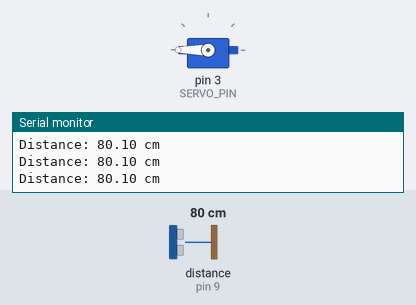
Bench run of a sketch on a simulated Arduino Uno, built with avr-gcc and run on an emulated ATmega328P. Shown: servo, the last lines printed to the serial monitor. Wiring (inferred from the names in the program): ultrasonic range finder: trigger pin 6; echo pin 9. Inputs (shaded band) come from the test bench; at power-on: distance to the obstacle (sensor on pin 9) 80 cm. The echo pulse lasts 58.3 µs per cm.

Above: at 1.2 s.
1.3 s: distance to the obstacle (sensor on pin 9) set to 12 cm
2.8 s: distance to the obstacle (sensor on pin 9) set to 9 cm
At 3.6 s:
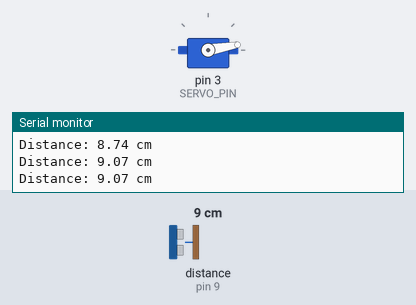
Timing chart, 0 to 5.8 s (numbered marks = the images above; inputs shaded):
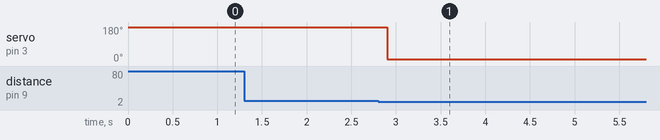

The sketch:

automaticlidopening.ino
```cpp
#include <Servo.h>

const int TRIG_PIN = 6;
const int ECHO_PIN = 9;
const int SERVO_PIN = 3;

Servo lidServo;

// This angle can be adjusted according to the actual trash bin design
const int LID_CLOSED_ANGLE = 180;    // Servo angle when the lid is closed
const int LID_OPEN_ANGLE   = 10;   // Servo angle when the lid is open

// 距离阈值（厘米）
const float OPEN_DISTANCE_CM  = 10.0;   // <= 10 cm: open the lid
const float CLOSE_DISTANCE_CM = 12.0;   // >= 12 cm: close the lid

bool lidIsOpen = false;

float getDistanceCm() {

  digitalWrite(TRIG_PIN, LOW);
  delayMicroseconds(2);
  digitalWrite(TRIG_PIN, HIGH);
  delayMicroseconds(10);
  digitalWrite(TRIG_PIN, LOW);


  long duration = pulseIn(ECHO_PIN, HIGH, 30000); // timeout 30ms

  if (duration == 0) {

    return 999.0;
  }


  float distanceCm = duration / 58.0;
  return distanceCm;
}

void setup() {
  Serial.begin(9600);

  pinMode(TRIG_PIN, OUTPUT);
  pinMode(ECHO_PIN, INPUT);

  lidServo.attach(SERVO_PIN);
  lidServo.write(LID_CLOSED_ANGLE);
}

void loop() {
  float distance = getDistanceCm();
  Serial.print("Distance: ");
  Serial.print(distance);
  Serial.println(" cm");

  if (!lidIsOpen && distance <= OPEN_DISTANCE_CM) {

    lidServo.write(LID_OPEN_ANGLE);
    lidIsOpen = true;
    Serial.println("Lid OPEN");
    delay(300);
  }
  else if (lidIsOpen && distance >= CLOSE_DISTANCE_CM) {

    lidServo.write(LID_CLOSED_ANGLE);
    lidIsOpen = false;
    Serial.println("Lid CLOSE");
    delay(300);
  }

  delay(100);
}
```

Measured:
- the behaviour switches between 11 and 10 cm on distance to the obstacle (sensor on pin 9) (found by bisection; images 0 and 1)
- after the input at 2.8 s, servo on pin 3 (SERVO_PIN): 180° → 10° after 0.10 s
